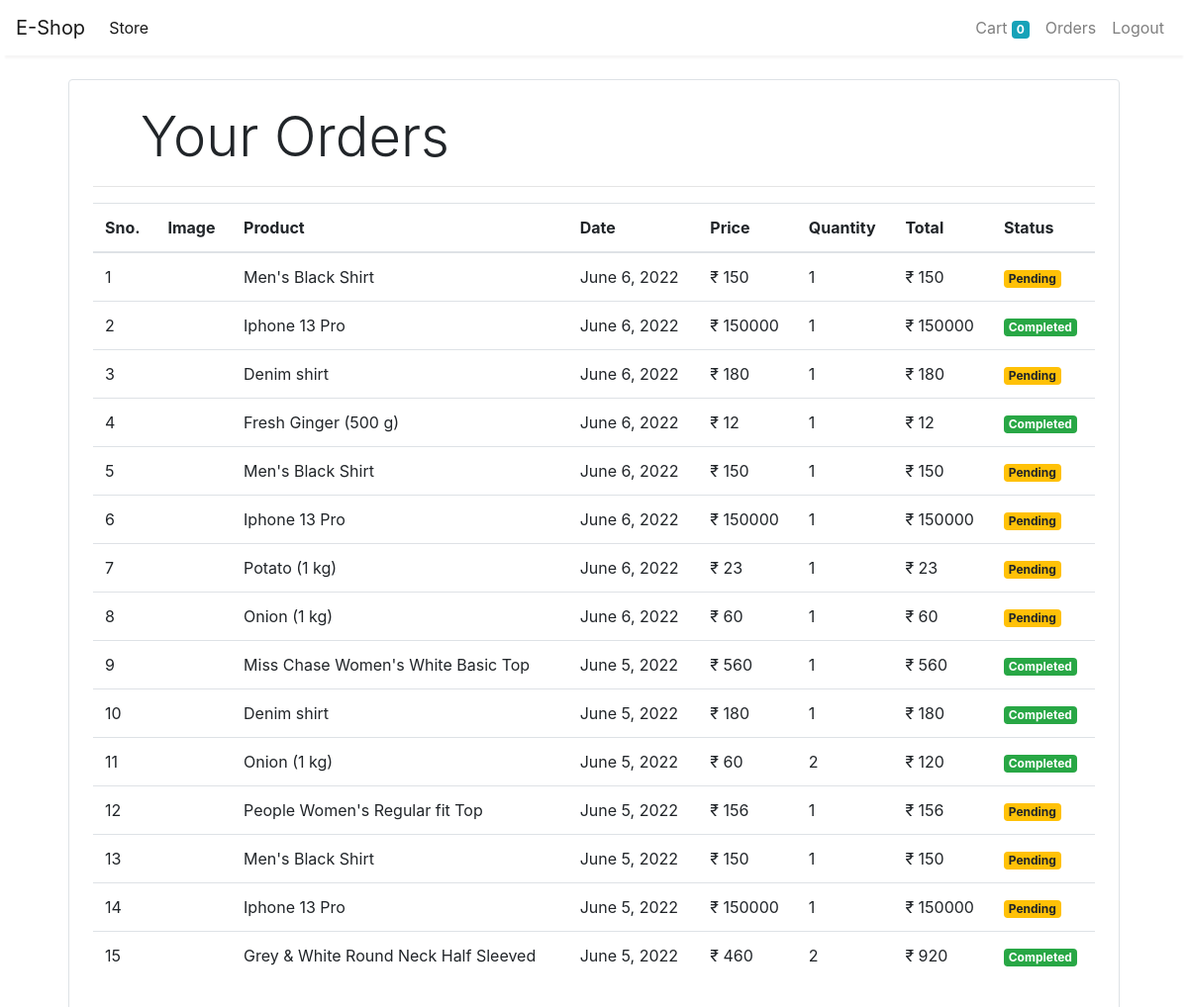
/orders (signed in), run on the app's committed database.
### store/models/orders.py (models this page shows, shortened)
class Order(models.Model):
    product = models.ForeignKey(Product,
                                on_delete=models.CASCADE, default=0)
    customer = models.ForeignKey(Customer,
                                 on_delete=models.CASCADE, default=0)
    quantity = models.IntegerField(default=1)
    price = models.IntegerField()
    address = models.CharField(max_length=50, default='', blank=True)
    phone = models.CharField(max_length=50, default='', blank=True)
    date = models.DateField(default=datetime.datetime.today)
    status = models.BooleanField(default=False)
    @staticmethod
    def get_orders_by_customer(customer_id):
        return Order.objects.filter(customer=customer_id).order_by('-date')

### store/models/product.py (models this page shows, shortened)
class Product(models.Model):
    name = models.CharField(max_length=50)
    price = models.IntegerField(default=0)
    category = models.ForeignKey(Category, on_delete=models.CASCADE, default=1)
    description = models.CharField(
        max_length=200, default='', null=True, blank=True)
    image = models.CharField(max_length=2083)

### store/middlewares/auth.py (the view)
    def middleware(request):
        print(request.session.get('customer'))
        returnUrl = request.META['PATH_INFO']
        print(request.META['PATH_INFO'])
        if not request.session.get('customer'):
           return redirect(f'login?return_url={returnUrl}')
        response = get_response(request)
        return response

### store/templatetags/custom_filter.py (called while the page is built)
@register.filter(name='currency')
def currency(number):
    return "₹ "+str(number)

@register.filter(name='multiply')
def multiply(number , number1):
    return number * number1

### store/views/orders.py (called while the page is built)
    def get(self , request ):
        customer = request.session.get('customer')
        orders = Order.get_orders_by_customer(customer)
        print(orders)
        return render(request , 'orders.html'  , {'orders' : orders})

### store/templates/orders.html
{% extends 'base.html' %}
{% block content %}
{% load cart %}
{% load custom_filter %}
<div class="container">
   <div class="border rounded p-4 m-4">
        <p class="display-4 pl-4 ml-4">Your Orders</p>
        <hr>
        <table class="table">
            <thead>
                <tr>
                    <th>Sno.</th>
                    <th>Image</th>
                    <th>Product</th>
                    <th>Date</th>
                    <th>Price</th>
                    <th>Quantity</th>
                    <th>Total</th>
                    <th>Status</th>
                </tr>
            </thead>
            <tbody>
                {% for order in orders %}
                <tr>
                    <td>{{forloop.counter}}</td>
                    <td><img style="height: 80px;" class="rounded" src="{{order.product.image}}" alt=""></td>
                    <td>{{order.product.name}}</td>
                    <td>{{order.date}}</td>
                    <td>{{order.price|currency}}</td>
                    <td>{{order.quantity}}</td>
                    <td>{{order.quantity|multiply:order.price|currency}}</td>
                    {% if order.status %}
                    <td><small class="badge badge-success">Completed</small></td>
                    {%else%}
                    <td><small class="badge badge-warning">Pending</small></td>
                    {% endif %}
                </tr>
                {% endfor %}
            </tbody>
        </table>
   </div>
</div>
{% endblock %}

### store/templates/base.html (shortened to what this page needs)
<!doctype html>
<html lang="en">
<head>
  <link rel="stylesheet" href="https://maxcdn.bootstrapcdn.com/bootstrap/4.0.0/css/bootstrap.min.css"
>
</head>
<body>
  <nav class="one-edge-shadow
  sticky-top navbar
  navbar-expand-lg
   navbar-light bg-white">
    <a class="navbar-brand" href="/">E-Shop</a>
    <div class="collapse navbar-collapse" id="navbarSupportedContent">
      <ul class="navbar-nav mr-auto">
        <li class="nav-item active">
          <a class="nav-link" href="/store">Store <span class="sr-only">(current)</span></a>
        </li>
      </ul>
      <ul class=" navbar-nav my-2 my-lg-0">
        <li class="nav-item ">
          <a class="nav-link" href="/cart">Cart
            <span class="badge badge-info">{{request.session.cart.keys|length}}</span>
            <span class="sr-only">(current)</span></a>
        </li>
        {% if request.session.customer %}
        <li class="nav-item ">
          <a class="nav-link" href="/orders">Orders<span class="sr-only">(current)</span></a>
        </li>
        <li class="nav-item ">
          <a class="nav-link" href="/logout">Logout<span class="sr-only">(current)</span></a>
        </li>
        {% endif %}
      </ul>
    </div>
  </nav>
    {% block content %}{% endblock %}
</body>
</html>

### store/templates/base.html (style rules this page uses)
nav { background-color: white; }
.one-edge-shadow { box-shadow: 0 8px 2px -5px rgb(246, 245, 245); }

### data on the page
Order: product.name "Men's Black Shirt", date "June 6, 2022", price "₹ 150", quantity "1", quantity|multiply "₹ 150", status "Pending"
Order: product.name "Iphone 13 Pro", date "June 6, 2022", price "₹ 150000", quantity "1", quantity|multiply "₹ 150000", status "Completed"
Order: product.name "Denim shirt", date "June 6, 2022", price "₹ 180", quantity "1", quantity|multiply "₹ 180", status "Pending"
Order: product.name "Fresh Ginger (500 g)", date "June 6, 2022", price "₹ 12", quantity "1", quantity|multiply "₹ 12", status "Completed"
Order: product.name "Men's Black Shirt", date "June 6, 2022", price "₹ 150", quantity "1", quantity|multiply "₹ 150", status "Pending"
Order: product.name "Iphone 13 Pro", date "June 6, 2022", price "₹ 150000", quantity "1", quantity|multiply "₹ 150000", status "Pending"
Order: product.name "Potato (1 kg)", date "June 6, 2022", price "₹ 23", quantity "1", quantity|multiply "₹ 23", status "Pending"
Order: product.name "Onion (1 kg)", date "June 6, 2022", price "₹ 60", quantity "1", quantity|multiply "₹ 60", status "Pending"
Order: product.name "Miss Chase Women's White Basic Top", date "June 5, 2022", price "₹ 560", quantity "1", quantity|multiply "₹ 560", status "Completed"
Order: product.name "Denim shirt", date "June 5, 2022", price "₹ 180", quantity "1", quantity|multiply "₹ 180", status "Completed"
Order: product.name "Onion (1 kg)", date "June 5, 2022", price "₹ 60", quantity "2", quantity|multiply "₹ 120", status "Completed"
Order: product.name "People Women's Regular fit Top", date "June 5, 2022", price "₹ 156", quantity "1", quantity|multiply "₹ 156", status "Pending"
Order: product.name "Men's Black Shirt", date "June 5, 2022", price "₹ 150", quantity "1", quantity|multiply "₹ 150", status "Pending"
Order: product.name "Iphone 13 Pro", date "June 5, 2022", price "₹ 150000", quantity "1", quantity|multiply "₹ 150000", status "Pending"
Order: product.name "Grey & White Round Neck Half Sleeved", date "June 5, 2022", price "₹ 460", quantity "2", quantity|multiply "₹ 920", status "Completed"

### other printed values
{{ request.session.cart.keys|length }} "0"
